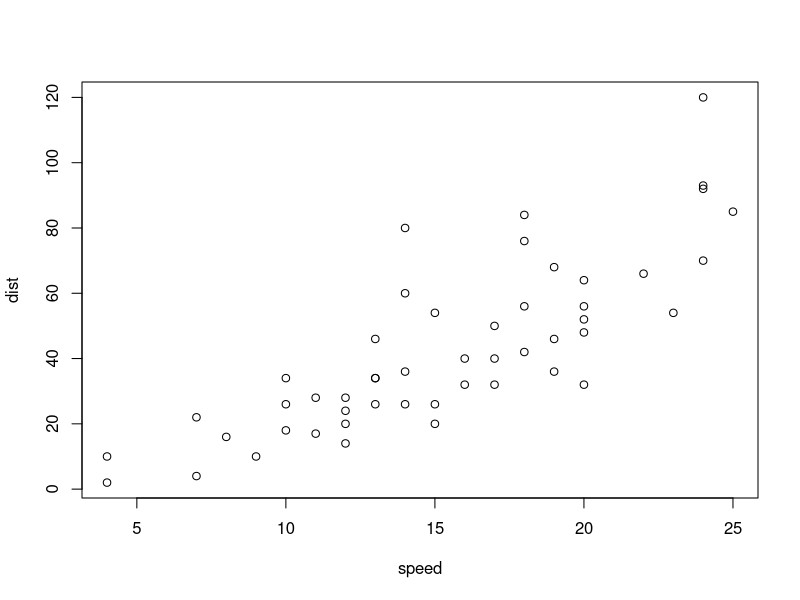
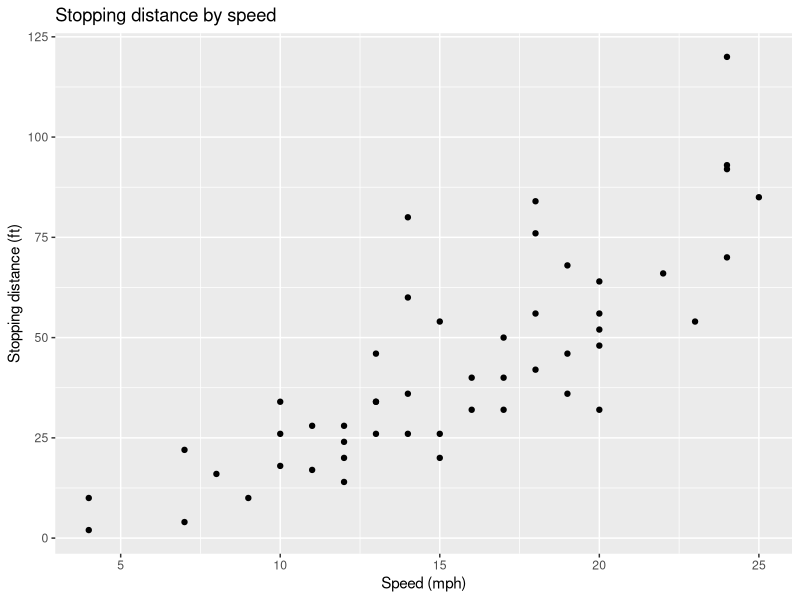

Here is the R script that generated these plots, in order:
## ---- chunk 1
summary(cars)
## ---- chunk 2
head(cars)
## ---- chunk 3
plot(cars)
## ---- chunk 4
library(ggplot2)

ggplot(cars, aes(x = speed, y = dist)) +
  geom_point() +
  labs(x = "Speed (mph)", y = "Stopping distance (ft)",
       title = "Stopping distance by speed")
